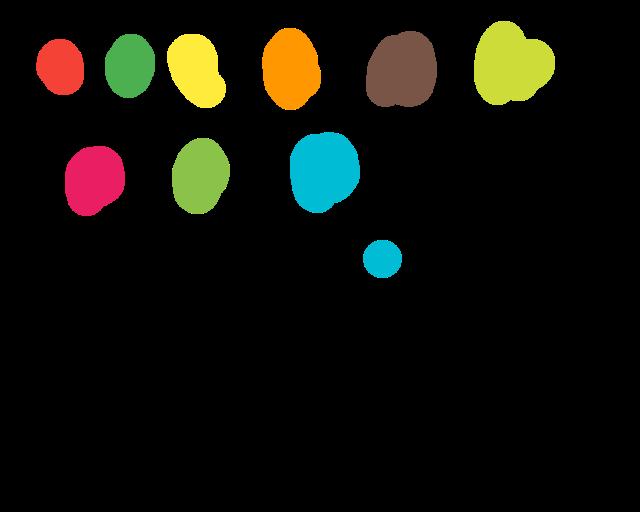
#> input picture canvas.png, 640 x 512 px
$ python ObjClass.py
#> lines starting #> are read from the running program, lines starting #| are printed output that depends on the picture; after the words box and inside, x2 and y2 are one past the last pixel; in counts of white or black regions, pixels touching at a corner belong together
"""Information about each classes"""
import cv2
import numpy as np


def _hex_str_rgb_2_bgr_parser(hex_str):
    r_str = hex_str[0:2]
    g_str = hex_str[2:4]
    b_str = hex_str[4:6]

    r_value = int(r_str, 16)
    g_value = int(g_str, 16)
    b_value = int(b_str, 16)

    return np.array([b_value, g_value, r_value])

class ObjClass(object):
    "Framework Class for Object classes"
    color_hex_str = "FFFFFF"

    def __init__(self, color_hex_str):
        self.color_hex_str = color_hex_str

    def get_bgra(self, alpha):
        "Returns bgra color in numpy array of length 4"
        hex_str = self.color_hex_str
        return np.append(_hex_str_rgb_2_bgr_parser(hex_str), alpha)

    def get_bgr(self):
        "Returns bgr color in numpy array of length 3"
        hex_str = self.color_hex_str
        return _hex_str_rgb_2_bgr_parser(hex_str)

# pylint: disable=C0326
RED_BOUY   = ObjClass("F44336")
GREEN_BUY  = ObjClass("4CAF50")
YELLOW_BOY = ObjClass("FFEB3B")
GATE       = ObjClass("FF9800")
#> in main, img_mat is the input picture: shape (512, 640, 4); mean B, G, R, A 8.9, 16, 16.2, 25.4
NAVIGATE   = ObjClass("795548")
PATH       = ObjClass("CDDC39")
SET_COURE  = ObjClass("E91E63")
BIN        = ObjClass("8BC34A")
COIN       = ObjClass("00BCD4")

CLASS = [
    RED_BOUY,
    GREEN_BUY,
    YELLOW_BOY,
    GATE,
    NAVIGATE,
    PATH,
    SET_COURE,
    BIN,
    COIN,
]

def process_label(cv_mat_raw_label):
    "Take in a raw label and return a processed label"
    range_imgs = [None]*len(CLASS)

    for cl_enum in enumerate(CLASS):
        index = cl_enum[0]
        range_img = cv2.inRange(cv_mat_raw_label,
                                CLASS[index].get_bgra(0),
                                CLASS[index].get_bgra(255))

        range_img = range_img.astype(np.float32)/255.

        range_imgs[index] = np.reshape(range_img, range_img.shape+(1,))
#> this loop made 9 passes
#> pass 1, in process_label, `range_img = cv2.inRange(cv_mat_raw_label, CLASS[index].get_bgra(0), CL..`:
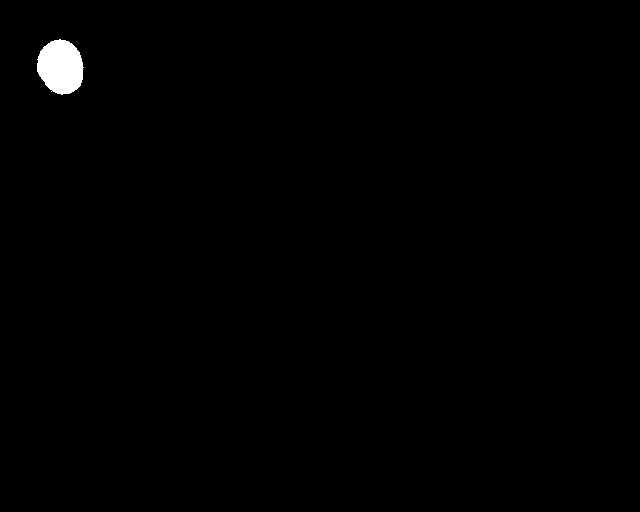
#> range_img: shape (512, 640); 0.61% white; 1 white region, box (x1, y1, x2, y2) and area: (37, 39, 84, 95) 1989
#> pass 2, in process_label, `range_img = cv2.inRange(cv_mat_raw_label, CLASS[index].get_bgra(0), CL..`:
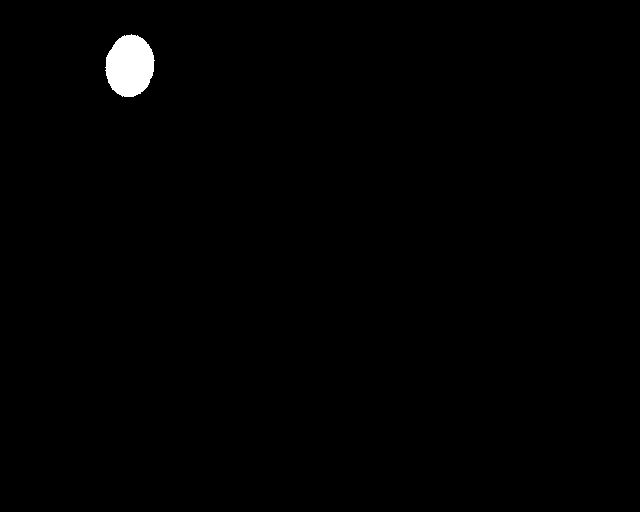
#> range_img: shape (512, 640); 0.73% white; 1 white region, box (x1, y1, x2, y2) and area: (105, 34, 155, 97) 2383
#> after the loop:
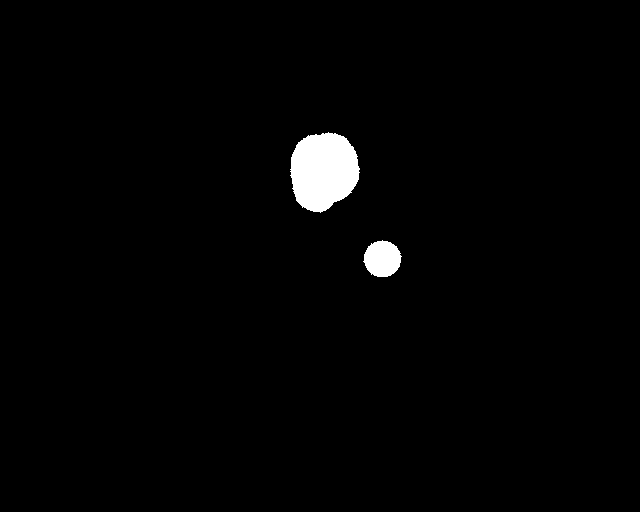
#> range_img: shape (512, 640) float32; values 0 (black) and 1 (white), 1.6% white; 2 white regions, box (x1, y1, x2, y2) and area: (290, 132, 360, 213) 4280, (363, 240, 402, 277) 1075
#> after the loop, range_imgs = 9 items

    return np.concatenate(range_imgs, axis=2)

def combine_label(cv_mat_pro_label):
    "Take in a raw label and return a processed label"
    # get image shape without the class count
    img_dimesion = cv_mat_pro_label.shape[:-1]
#> img_dimesion = (512, 640)

    range_imgs = np.rollaxis(cv_mat_pro_label, axis=2)

    lower_bound = np.array([0.5])
    upper_bound = np.array([1.0])

    result_img = np.zeros(shape=img_dimesion + (3,)).astype(np.uint8)

    for cl_enum in enumerate(CLASS):
        index = cl_enum[0]
        obj_class = cl_enum[1]
        range_img = cv2.inRange(range_imgs[index], lower_bound, upper_bound)
        # print(range_img.shape, img_dimesion + (1,))
        range_img = np.reshape(range_img, img_dimesion + (1,)) / 255
        b_color, g_color, r_color = obj_class.get_bgr()
        b_sub_img = range_img * b_color
        g_sub_img = range_img * g_color
        r_sub_img = range_img * r_color

        bgr_img = np.concatenate([b_sub_img, g_sub_img, r_sub_img], axis=2).astype(np.uint8)

        # print(result_img.dtype, bgr_img.dtype)

        result_img = cv2.add(result_img, bgr_img)

    return result_img

def main():
    "Testing"
    img_mat = cv2.imread("canvas.png", cv2.IMREAD_UNCHANGED)
    # img_mat = cv2.imread(
    #     "data/label/626b7164d59e1b2a2b3cc4283c80952a5923973f.1200.png", cv2.IMREAD_UNCHANGED)

    cv2.imshow("original", img_mat)

    pro_img = process_label(img_mat)

    depro_img = combine_label(pro_img)

    cv2.imshow("depro", depro_img)

    cv2.waitKey(0)

if __name__ == "__main__":
    main()
